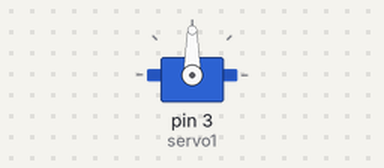
Simulated run of this sketch. Board: Arduino Uno, built with avr-gcc and run on an emulated ATmega328P. Shown: servo.

Above: at 0.05 s.
Timing chart, 0 to 4.6 s (numbered marks = the images above):
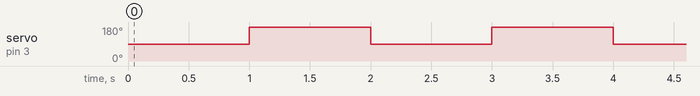

The sketch:

simpelservo.ino
```cpp
#include <Servo.h>

Servo servo1;

void setup() {
  servo1.attach(3);
}

void loop() {
  servo1.write(90);
  delay(1000);
  servo1.write(180);
  delay(1000);
}
```

Measured:
- by itself, servo on pin 3 (servo1): alternates 180° for 1.0 s and 90° for 1.0 s
